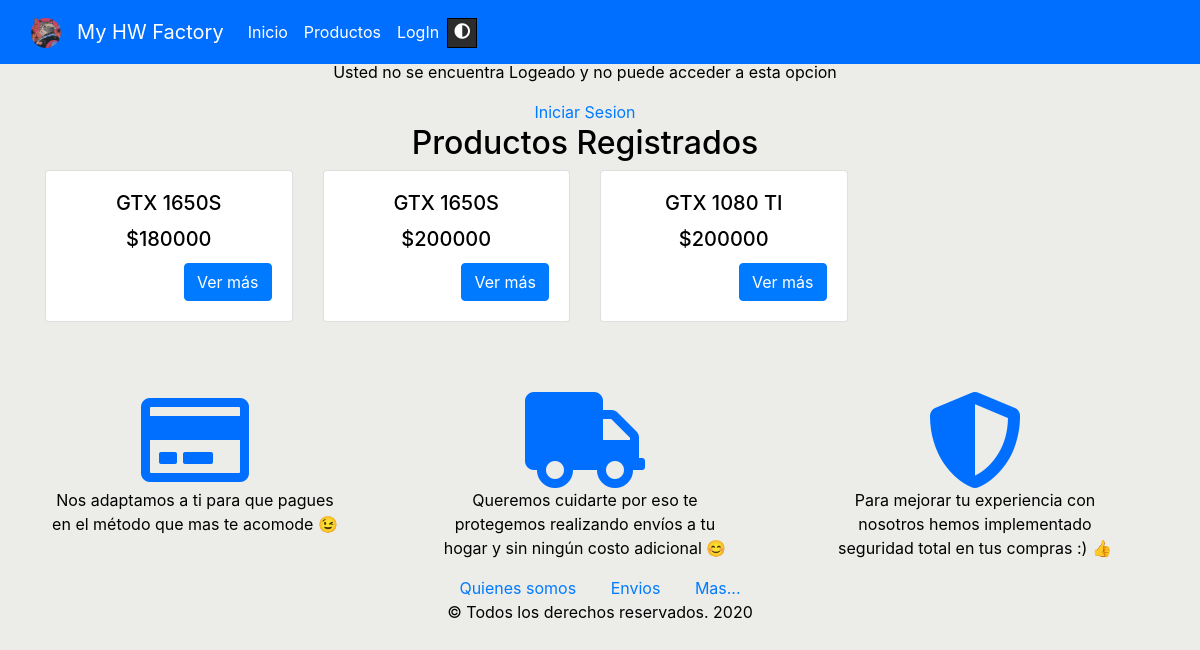
The page /catalogo/productos/ on the database as committed earlier.
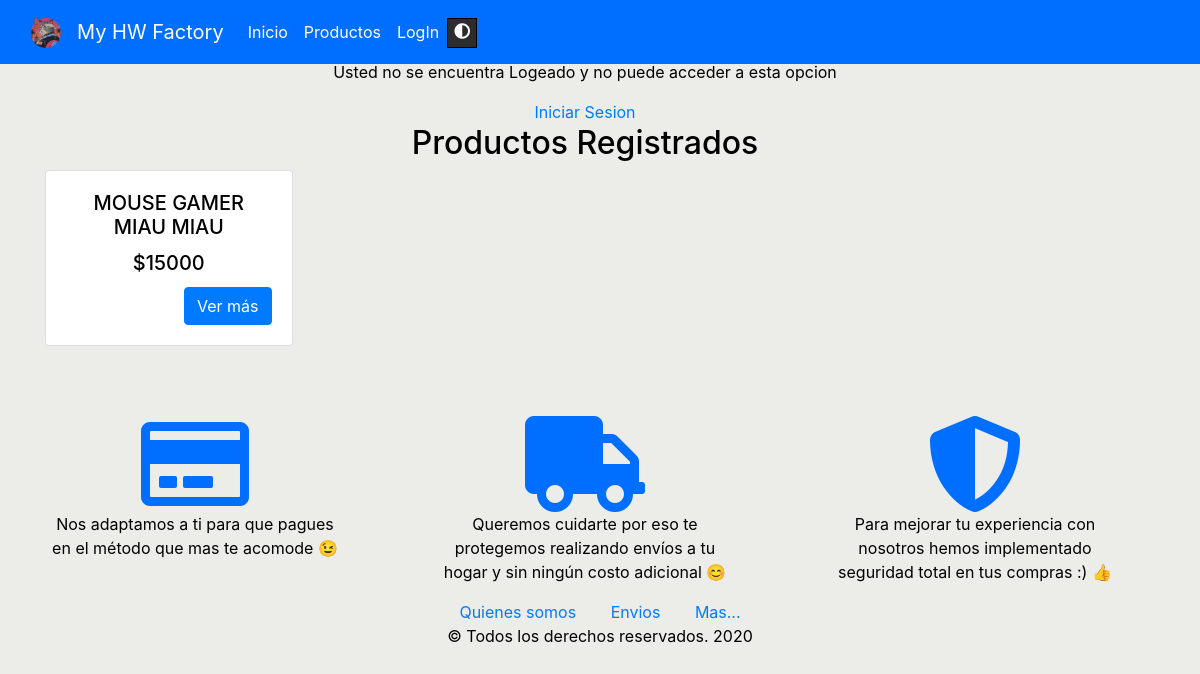
The same page on the database as committed later.
### catalogo/models.py (models this page shows, shortened)
class Producto(models.Model):
    nombre=models.CharField(max_length=100 ,help_text='Nombre del producto')
    marca = models.ForeignKey('Marca', help_text="Seleccione una marca para este producto", on_delete=models.SET_NULL,null=True,blank=True)
    modelo=models.CharField(max_length=50,help_text='Modelo del producto')
    precio=models.PositiveIntegerField(blank=False,help_text='Precio del producto')
    color=models.CharField(max_length=25, null=True, blank=True,help_text='Color del producto(Puede quedar en blanco)')
    peso=models.DecimalField(decimal_places=2, max_digits=4, null=True,blank=True,help_text='Peso del producto (puede quedar en blanco)')
    alto=models.DecimalField(decimal_places=2, max_digits=4, null=True,blank=True,help_text='Alto del producto(puede quedar en blanco)')
    ancho=models.DecimalField(decimal_places=2, max_digits=4, null=True,blank=True,help_text='Ancho del producto(puede quedar en blanco)')
    img1=models.ImageField( verbose_name="Imagen", upload_to="productos" ,null=True,blank=True)
    img2=models.ImageField( verbose_name="Imagen", upload_to="images", null=True,blank=True)
    img3=models.ImageField( verbose_name="Imagen", upload_to="images", null=True,blank=True)
    img4=models.ImageField( verbose_name="Imagen", upload_to="images", null=True,blank=True)

### catalogo/views.py (the view)
# urls.py: path('productos/', views.ProductoListView.as_view(), name='producto'),
class ProductoListView(generic.ListView):
    model = Producto
    paginate_by = 10

### catalogo/templates/catalogo/producto_list.html (shortened to what this page needs)
{% extends "plantilla_base.html" %}
{% load static%}
{% block content %}
    <center>
        <div class="container-fluid" style="margin-top: 60px;">
          {% if user.is_authenticated  %}
          <p>Bievenido a <em>My HW Factory</em>, En Django!</p>
          <div style="background: white; padding: 10px;">
            <h1 class="col-12">Gestion Productos</h1>
                <button class="btn btn-primary"><a href="{% url 'producto_create'%}" style="text-decoration: none;color: white;">Agregar Productos</a> </button>
            {% if producto_list %}
            <h2>Productos Registrados</h2>
              <table class="table table-bordered">
                <thead style="background-color:rgb(0, 110, 255);color: white;">
                  <tr>
                    <th scope="col"># Id</th>
                    <th scope="col">Nombre</th>
                    <th scope="col">Marca</th>
                    <th scope="col">Modelo</th>
                    <th scope="col">Precio</th>
                  </tr>
                </thead>
                <tbody>
                  {% for producto in producto_list%}
                  <tr>
                    <th scope="row"><a href="{{ producto.get_absolute_url }}">{{ producto.id}}</a></th>
                    <td><a href="{{ producto.get_absolute_url }}">{{ producto.nombre}}</a></td>
                    <td><a href="{{ producto.get_absolute_url }}">{{ producto.marca}}</a></td>
                    <td><a href="{{ producto.get_absolute_url }}">{{ producto.modelo}}</a></td>
                    <td><a href="{{ producto.get_absolute_url }}">${{ producto.precio}}</a></td>
                  </tr>
                  {% endfor %}
                </tbody>
              </table>
            {% else %}
            {% endif %}
          </div>
          {%else%}
          <p> Usted no se encuentra Logeado y no puede acceder a esta opcion</p>
          <a href="{% url 'login' %}">Iniciar Sesion</a>
            {% if producto_list %}
            <h2>Productos Registrados</h2>
              {% for producto in producto_list%}
              <div class="productos-items  col-12 col-sm-6 col-md-4 col-lg-3 col-xl-3 ;">
                <div class="card">
                  <div class="card-body">
                    <h5 class="card-title text-uppercase">{{ producto.nombre}}</h5>
                    <h5 class="card-title text-uppercase">${{ producto.precio}}</h5>
                    <a href="{% url 'producto-detail' producto.pk %}"
                             class="btn btn-primary" style="float: right;">
                              Ver más
                          </a>
                  </div>
                </div>
              </div>
              {% endfor %}
            {% endif %}
          {% endif %}
        </div>
    </center>
{% endblock %}

### catalogo/templates/plantilla_base.html (shortened to what this page needs)
<!DOCTYPE html>
<html lang="en">
<head>
  <link rel="stylesheet" href="https://maxcdn.bootstrapcdn.com/bootstrap/4.5.2/css/bootstrap.min.css">
  <link rel="stylesheet" href="https://use.fontawesome.com/releases/v5.7.0/css/all.css">
  {% load static %}
  <link rel="stylesheet" href="{% static 'css/estilosadmin.css' %}">
</head>
<body>
  <div class="row container-fluid">
    <div class="col-12">
      {% block sidebar %}
      <div class=" fixed-top container-fluid divnavligth" id="divnav">
        <nav  class="col-12 navbar navbar-expand-md " >
          <a class="navbar-brand fontnav"><img src="{% static 'img/gatico.png' %}" alt="Logo" style="width: 30px;"></a>
          <a  class="navbar-brand fontnav " href="#">My HW Factory</a>
          <div class="collapse navbar-collapse" id="collapsibleNavbar">
            <ul class="navbar-nav">
              {% if user.is_authenticated  %}
              {% else %}
              <li class="nav-item">
                <a class="nav-link fontnav" href="{% url 'index' %}" >Inicio</a>
              </li>
              <li class="nav-item">
                <a class="nav-link fontnav" href="{% url 'producto' %}" >Productos</a>
              </li>
              <li class="nav-item">
                <a class="nav-link fontnav" href="{% url 'login' %}" >LogIn</a>
              </li>
              {% endif %}
            </ul>
            <label type="button" class="btnligthmode nav-item" id="btndarkmode"  >
              <i class="fas fa-adjust btniconcolor"></i>
            </label>
          </div>
        </nav>
      </div>
      {% endblock %}
    </div>
  </div>
  <div class="row container-fluid">
    <div class="col-12 ">
      {% block content %}
      {% endblock %}
    </div>
  </div >
</body>
<footer class="footer"style="text-align: center; display:block ;margin-top: 60px;" >
  <div class="container-fluid col-12" style="display: inline-flex ;text-align: center;">
    <div class=" col-4"style="float:left" >
      <div class="row col-12"  style="text-align: center" >
        <i class="far fa-credit-card fa-6x container-fluid" style="color: rgb(0, 110, 255);"></i>
      </div>
      <div class="row col-12">
        <p class="container-fluid">Nos adaptamos a ti para que pagues en el método que mas te acomode &#x1F609;
         </p>
      </div>
    </div>
    <div class=" col-4"style="float-left" >
      <div class="row col-12 " style="text-align: center;" >
        <i class="fas fa-truck fa-6x  container-fluid" style="color: rgb(0, 110, 255);"></i>
      </div>
      <div class="row col-12">
        <p class="container-fluid">Queremos cuidarte por eso te protegemos realizando envíos a tu hogar y sin ningún costo adicional &#128522; </p>
      </div>
    </div>
    <div class="col-4"style="float-left;text-align: center;" >
      <div class="row col-12" style="text-align: center" >
        <i  class="fas fa-shield-alt fa-6x container-fluid" style="color: rgb(0, 110, 255);"></i>
      </div>
      <div class="row col-12">
        <p class="container-fluid">Para mejorar tu experiencia con nosotros hemos implementado seguridad total en tus compras :) &#128077;
        </p>
      </div>
    </div>
  </div>
    <div class="row col-12" style="display: inline; text-align: center;">
    <a stlye="margin 100px;float:left;margin: 100px;padding:15px"data-toggle="modal" data-target="#ModalQuienes"  class="col-4">Quienes somos</a>
      <a stlye="margin 100px;float:left;margin: 100px;padding:15px"data-toggle="modal" data-target="#ModalEnvios"  class="col-4">Envios</a>
      <a stlye="margin 100px;float:left;margin: 100px;"data-toggle="modal" data-target="#ModalMas"  class="col-4">Mas...</a>
    </div>
    <p>&copy; Todos los derechos reservados. 2020 </p>
</footer>
</html>

### catalogo/static/css/estilosadmin.css (style rules this page uses)
:root { --sombra-light: 2px 2px 2px 2px rgba(170,170,170,.16); --sombra-dark:2px 2px 2px 2px rgba(0,0,0,.16); --background-fondo-ligth: rgba(163, 163, 148, 0.2); --backgrund-fondo-dark: rgba(59, 59, 59, 0.932); --background-section-dark2: #575757; --font-dark: #FFFFFF; --font-ligth:black; --background-section:#fff; --background-divnav-ligth:rgb(0, 110, 255); --background-divnav-dark: rgb(61, 61, 61); --background-btn-mode-ligth:#2c2c2c; --background-btn-mode-dark:orange; --background-header-body-modal-dark: rgb(61, 61, 61); --background-header-body-modal-ligth: #e7e7e7; }
body { background:var(--background-fondo-ligth);color: black; }
.divnavligth { background-color:var(--background-divnav-ligth);color:white }
.btnligthmode { border-radius:0px;background-color:var(--background-btn-mode-ligth); border: solid black 1px; height: 30px; width: 30px;text-align: center;margin-top: 10px; }
.btniconcolor { color:white; }
.fontnav { color: white; }
.productos-items { float: inline-start;margin-bottom: 10px; }

Rows that differ between the two databases and show on the page:
removed Producto: nombre "GTX 1650S", precio "180000"
removed Producto: nombre "GTX 1650S", precio "200000"
removed Producto: nombre "GTX 1080 TI", precio "200000"
added Producto: nombre "MOUSE GAMER MIAU MIAU", precio "15000"
